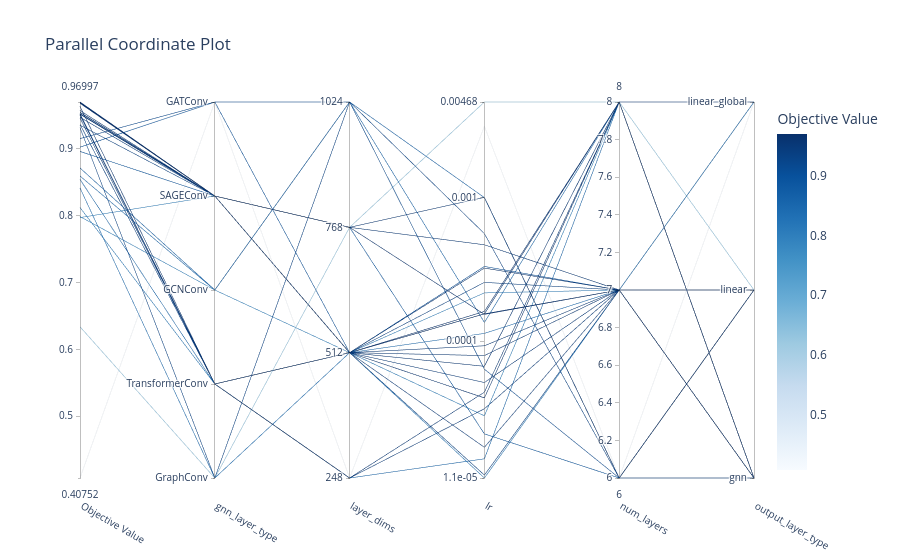

This figure's notebook cell:
### Code cell
if use_optuna:
    display(optuna.visualization.plot_parallel_coordinate(study))

### Figure 1 — Plotly figure (JSON) as saved in the notebook; plotly's stock layout.template omitted (floating-point values rounded to 4 significant figures)
{"data": [{"dimensions": [{"label": "Objective Value", "range": [0.4075, 0.97], "values": [0.9507, 0.4075, 0.9459, 0.8542, 0.9522, 0.8414, 0.9365, 0.9633, 0.8121, 0.97, 0.9519, 0.9353, 0.9547, 0.9689, 0.7971, 0.9517, 0.9471, 0.7986, 0.9025, 0.9525, 0.968, 0.6337, 0.896, 0.9543, 0.9694, 0.9572, 0.9315, 0.8713, 0.9152, 0.8593]}, {"label": "gnn_layer_type", "range": [0, 4], "ticktext": ["GraphConv", "TransformerConv", "GCNConv", "SAGEConv", "GATConv"], "tickvals": [0, 1, 2, 3, 4], "values": [1, 4, 1, 1, 1, 0, 1, 1, 1, 3, 3, 3, 3, 3, 3, 3, 3, 2, 4, 3, 3, 0, 3, 3, 3, 3, 0, 2, 4, 2]}, {"label": "layer_dims", "range": [0, 3], "ticktext": ["248", "512", "768", "1024"], "tickvals": [0, 1, 2, 3], "values": [0, 0, 0, 0, 1, 1, 1, 1, 1, 1, 1, 1, 1, 1, 1, 1, 1, 1, 1, 1, 1, 2, 2, 2, 2, 2, 3, 3, 3, 3]}, {"label": "lr", "range": [-4.957, -2.33], "ticktext": ["1.1e-05", "0.0001", "0.001", "0.00468"], "tickvals": [-4.957, -4, -3, -2.33], "values": [-4.357, -2.499, -4.473, -4.823, -4.742, -3.947, -4.937, -4.397, -4.957, -3.81, -3.81, -3.59, -4.176, -3.49, -3.663, -4.033, -4.29, -4.522, -3.479, -4.101, -3.793, -2.33, -4.649, -3.327, -3.813, -2.996, -3.249, -2.998, -4.197, -3.87]}, {"label": "num_layers", "range": [6, 8], "values": [8, 6, 7, 8, 7, 7, 7, 8, 7, 7, 8, 7, 8, 7, 7, 7, 7, 8, 7, 7, 8, 8, 6, 7, 7, 6, 6, 6, 6, 8]}, {"label": "output_layer_type", "range": [0, 2], "ticktext": ["gnn", "linear", "linear_global"], "tickvals": [0, 1, 2], "values": [0, 2, 0, 0, 0, 2, 0, 0, 2, 0, 0, 0, 2, 1, 1, 1, 1, 0, 1, 0, 0, 1, 0, 1, 1, 1, 0, 1, 1, 0]}], "labelangle": 30, "labelside": "bottom", "line": {"color": [0.9507, 0.4075, 0.9459, 0.8542, 0.9522, 0.8414, 0.9365, 0.9633, 0.8121, 0.97, 0.9519, 0.9353, 0.9547, 0.9689, 0.7971, 0.9517, 0.9471, 0.7986, 0.9025, 0.9525, 0.968, 0.6337, 0.896, 0.9543, 0.9694, 0.9572, 0.9315, 0.8713, 0.9152, 0.8593], "colorbar": {"title": {"text": "Objective Value"}}, "colorscale": [[0, "rgb(247,251,255)"], [0.125, "rgb(222,235,247)"], [0.25, "rgb(198,219,239)"], [0.375, "rgb(158,202,225)"], [0.5, "rgb(107,174,214)"], [0.625, "rgb(66,146,198)"], [0.75, "rgb(33,113,181)"], [0.875, "rgb(8,81,156)"], [1, "rgb(8,48,107)"]], "reversescale": false, "showscale": true}, "type": "parcoords"}], "layout": {"title": {"text": "Parallel Coordinate Plot"}}}
